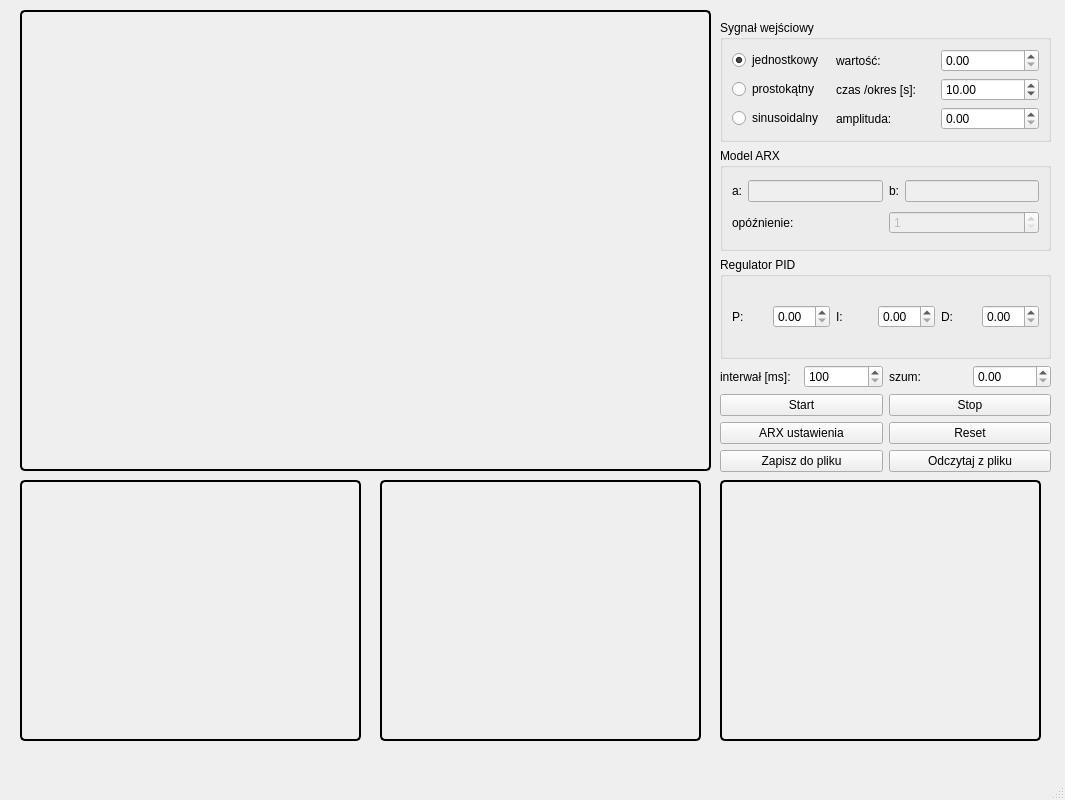
<?xml version="1.0" encoding="UTF-8"?>
<ui version="4.0">
 <class>MainWindow</class>
 <widget class="QMainWindow" name="MainWindow">
  <property name="geometry">
   <rect>
    <x>0</x>
    <y>0</y>
    <width>1065</width>
    <height>800</height>
   </rect>
  </property>
  <property name="minimumSize">
   <size>
    <width>1065</width>
    <height>800</height>
   </size>
  </property>
  <property name="maximumSize">
   <size>
    <width>1065</width>
    <height>800</height>
   </size>
  </property>
  <property name="windowTitle">
   <string>MainWindow</string>
  </property>
  <widget class="QWidget" name="centralwidget">
   <widget class="QWidget" name="chartWidget" native="true">
    <property name="geometry">
     <rect>
      <x>20</x>
      <y>10</y>
      <width>691</width>
      <height>461</height>
     </rect>
    </property>
    <property name="autoFillBackground">
     <bool>false</bool>
    </property>
    <property name="styleSheet">
     <string notr="true">border: 2px solid black;
border-radius: 5px;
</string>
    </property>
   </widget>
   <widget class="QWidget" name="widgetPID" native="true">
    <property name="geometry">
     <rect>
      <x>380</x>
      <y>480</y>
      <width>321</width>
      <height>261</height>
     </rect>
    </property>
    <property name="autoFillBackground">
     <bool>false</bool>
    </property>
    <property name="styleSheet">
     <string notr="true">border: 2px solid black;
border-radius: 5px;
</string>
    </property>
   </widget>
   <widget class="QWidget" name="chartWidgetError" native="true">
    <property name="geometry">
     <rect>
      <x>20</x>
      <y>480</y>
      <width>341</width>
      <height>261</height>
     </rect>
    </property>
    <property name="autoFillBackground">
     <bool>false</bool>
    </property>
    <property name="styleSheet">
     <string notr="true">border: 2px solid black;
border-radius: 5px;
</string>
    </property>
   </widget>
   <widget class="QWidget" name="widgetWartoscSterowania" native="true">
    <property name="geometry">
     <rect>
      <x>720</x>
      <y>480</y>
      <width>321</width>
      <height>261</height>
     </rect>
    </property>
    <property name="autoFillBackground">
     <bool>false</bool>
    </property>
    <property name="styleSheet">
     <string notr="true">border: 2px solid black;
border-radius: 5px;

</string>
    </property>
   </widget>
   <widget class="QWidget" name="layoutWidget">
    <property name="geometry">
     <rect>
      <x>720</x>
      <y>20</y>
      <width>331</width>
      <height>452</height>
     </rect>
    </property>
    <layout class="QVBoxLayout" name="verticalLayout">
     <item>
      <widget class="QGroupBox" name="groupBoxSignal">
       <property name="title">
        <string>Sygnał wejściowy</string>
       </property>
       <layout class="QGridLayout" name="gridLayout">
        <item row="0" column="0">
         <widget class="QRadioButton" name="radioButtonUnit">
          <property name="text">
           <string>jednostkowy</string>
          </property>
          <property name="checked">
           <bool>true</bool>
          </property>
         </widget>
        </item>
        <item row="0" column="1">
         <widget class="QLabel" name="labelValue">
          <property name="text">
           <string>wartość:</string>
          </property>
         </widget>
        </item>
        <item row="0" column="2">
         <widget class="QDoubleSpinBox" name="doubleSpinBoxValue">
          <property name="singleStep">
           <double>0.100000000000000</double>
          </property>
         </widget>
        </item>
        <item row="1" column="0">
         <widget class="QRadioButton" name="radioButtonRect">
          <property name="text">
           <string>prostokątny</string>
          </property>
         </widget>
        </item>
        <item row="1" column="1">
         <widget class="QLabel" name="labelTime">
          <property name="text">
           <string>czas /okres [s]:</string>
          </property>
         </widget>
        </item>
        <item row="1" column="2">
         <widget class="QDoubleSpinBox" name="doubleSpinBoxTime">
          <property name="minimum">
           <double>0.250000000000000</double>
          </property>
          <property name="maximum">
           <double>99000.000000000000000</double>
          </property>
          <property name="singleStep">
           <double>0.100000000000000</double>
          </property>
          <property name="value">
           <double>10.000000000000000</double>
          </property>
         </widget>
        </item>
        <item row="2" column="0">
         <widget class="QRadioButton" name="radioButtonSinus">
          <property name="text">
           <string>sinusoidalny</string>
          </property>
         </widget>
        </item>
        <item row="2" column="1">
         <widget class="QLabel" name="labelAmplitude">
          <property name="text">
           <string>amplituda:</string>
          </property>
         </widget>
        </item>
        <item row="2" column="2">
         <widget class="QDoubleSpinBox" name="doubleSpinBoxSinusAmp">
          <property name="singleStep">
           <double>0.100000000000000</double>
          </property>
         </widget>
        </item>
       </layout>
      </widget>
     </item>
     <item>
      <widget class="QGroupBox" name="groupBoxARX">
       <property name="title">
        <string>Model ARX</string>
       </property>
       <layout class="QGridLayout" name="gridLayout_2">
        <item row="0" column="0">
         <widget class="QLabel" name="labelA">
          <property name="text">
           <string>a:</string>
          </property>
         </widget>
        </item>
        <item row="0" column="1">
         <widget class="QLineEdit" name="lineEditA">
          <property name="enabled">
           <bool>false</bool>
          </property>
          <property name="text">
           <string/>
          </property>
         </widget>
        </item>
        <item row="0" column="2">
         <widget class="QLabel" name="labelB">
          <property name="text">
           <string>b:</string>
          </property>
         </widget>
        </item>
        <item row="0" column="3">
         <widget class="QLineEdit" name="lineEditB">
          <property name="enabled">
           <bool>false</bool>
          </property>
          <property name="text">
           <string/>
          </property>
         </widget>
        </item>
        <item row="1" column="0" colspan="2">
         <widget class="QLabel" name="labelK">
          <property name="text">
           <string>opóźnienie:</string>
          </property>
         </widget>
        </item>
        <item row="1" column="2" colspan="2">
         <widget class="QSpinBox" name="spinBoxK">
          <property name="enabled">
           <bool>false</bool>
          </property>
          <property name="minimum">
           <number>1</number>
          </property>
         </widget>
        </item>
       </layout>
      </widget>
     </item>
     <item>
      <widget class="QGroupBox" name="groupBoxPID">
       <property name="title">
        <string>Regulator PID</string>
       </property>
       <layout class="QGridLayout" name="gridLayout_3">
        <item row="0" column="2">
         <widget class="QLabel" name="labelI">
          <property name="text">
           <string>I:</string>
          </property>
         </widget>
        </item>
        <item row="0" column="1">
         <widget class="QDoubleSpinBox" name="doubleSpinBoxP">
          <property name="singleStep">
           <double>0.100000000000000</double>
          </property>
         </widget>
        </item>
        <item row="0" column="4">
         <widget class="QLabel" name="labelD">
          <property name="text">
           <string>D:</string>
          </property>
         </widget>
        </item>
        <item row="0" column="0">
         <widget class="QLabel" name="labelP">
          <property name="text">
           <string>P:</string>
          </property>
         </widget>
        </item>
        <item row="0" column="3">
         <widget class="QDoubleSpinBox" name="doubleSpinBoxI">
          <property name="singleStep">
           <double>0.100000000000000</double>
          </property>
         </widget>
        </item>
        <item row="0" column="5">
         <widget class="QDoubleSpinBox" name="doubleSpinBoxD">
          <property name="singleStep">
           <double>0.100000000000000</double>
          </property>
         </widget>
        </item>
       </layout>
      </widget>
     </item>
     <item>
      <layout class="QGridLayout" name="gridLayout_4">
       <item row="0" column="0">
        <widget class="QLabel" name="labelInterval">
         <property name="text">
          <string>interwał [ms]:</string>
         </property>
        </widget>
       </item>
       <item row="0" column="1">
        <widget class="QSpinBox" name="spinBoxInterval">
         <property name="minimum">
          <number>100</number>
         </property>
         <property name="maximum">
          <number>2000</number>
         </property>
        </widget>
       </item>
       <item row="0" column="2">
        <widget class="QLabel" name="labelNoise">
         <property name="text">
          <string>szum:</string>
         </property>
        </widget>
       </item>
       <item row="0" column="3">
        <widget class="QDoubleSpinBox" name="doubleSpinBoxNoise">
         <property name="singleStep">
          <double>0.010000000000000</double>
         </property>
        </widget>
       </item>
      </layout>
     </item>
     <item>
      <layout class="QGridLayout" name="gridLayout_5">
       <item row="0" column="0">
        <widget class="QPushButton" name="pushButtonStart">
         <property name="text">
          <string>Start</string>
         </property>
        </widget>
       </item>
       <item row="0" column="1">
        <widget class="QPushButton" name="pushButtonStop">
         <property name="text">
          <string>Stop</string>
         </property>
        </widget>
       </item>
       <item row="1" column="1">
        <widget class="QPushButton" name="pushButtonReset">
         <property name="text">
          <string>Reset</string>
         </property>
        </widget>
       </item>
       <item row="2" column="1">
        <widget class="QPushButton" name="pushButtonLoad">
         <property name="text">
          <string>Odczytaj z pliku</string>
         </property>
        </widget>
       </item>
       <item row="1" column="0">
        <widget class="QPushButton" name="pushButtonARX">
         <property name="text">
          <string>ARX ustawienia</string>
         </property>
        </widget>
       </item>
       <item row="2" column="0">
        <widget class="QPushButton" name="pushButtonSave">
         <property name="text">
          <string>Zapisz do pliku</string>
         </property>
        </widget>
       </item>
      </layout>
     </item>
    </layout>
   </widget>
  </widget>
  <widget class="QMenuBar" name="menubar">
   <property name="geometry">
    <rect>
     <x>0</x>
     <y>0</y>
     <width>1065</width>
     <height>21</height>
    </rect>
   </property>
  </widget>
  <widget class="QStatusBar" name="statusbar"/>
 </widget>
 <resources/>
 <connections/>
</ui>
